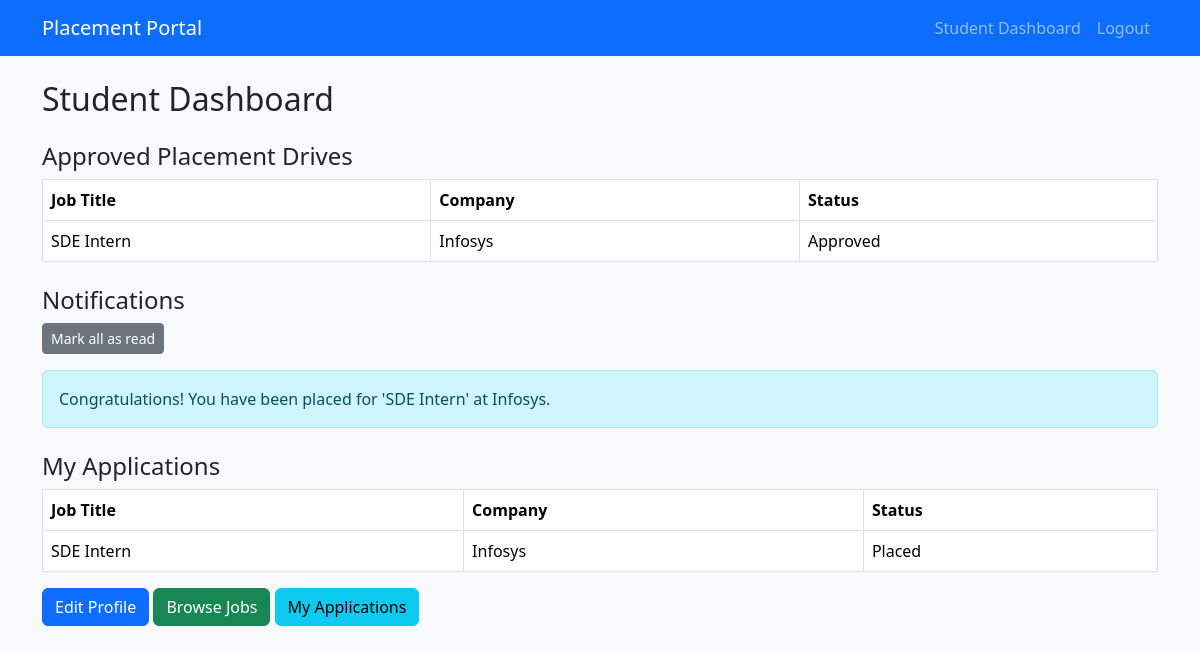
The page /student/dashboard (signed in) on the database its author committed.
### models.py (models this page shows)
class PlacementDrive(db.Model):
    __tablename__ = "placement_drives"
    id = db.Column(db.Integer, primary_key=True)
    company_id = db.Column(db.Integer, db.ForeignKey("companies.id"), nullable=False)
    job_title = db.Column(db.String(150), nullable=False)
    job_description = db.Column(db.Text, nullable=False)
    eligibility_criteria = db.Column(db.Text)
    min_cgpa = db.Column(db.Float, nullable=False)
    deadline = db.Column(db.Date, nullable=False)
    status = db.Column(
        db.String(20), default="Pending"
    )  # Pending / Approved / Closed / Rejected
    required_skills = db.Column(db.Text)
    experience_required = db.Column(db.String(100))
    salary_range = db.Column(db.String(100))
    applications = db.relationship("Application", backref="drive", lazy=True)

class Company(db.Model):
    __tablename__ = "companies"
    id = db.Column(db.Integer, db.ForeignKey("users.id"), primary_key=True)
    company_name = db.Column(db.String(150), nullable=False)
    hr_contact_name = db.Column(db.String(120), nullable=False)
    hr_contact_email = db.Column(db.String(120), nullable=False)
    hr_contact_phone = db.Column(db.String(20))
    website = db.Column(db.String(255))
    industry = db.Column(db.String(100))
    approval_status = db.Column(db.String(20), default="Pending")  # Pending / Approved / Rejected
    drives = db.relationship("PlacementDrive", backref="company", lazy=True)

class Notification(db.Model):
    __tablename__ = "notifications"
    id = db.Column(db.Integer, primary_key=True)
    user_id = db.Column(db.Integer, db.ForeignKey("users.id"), nullable=False, index=True)
    message = db.Column(db.String(400), nullable=False)
    created_at = db.Column(db.DateTime, default=datetime.utcnow, index=True)
    read_at = db.Column(db.DateTime, nullable=True)

class Application(db.Model):
    __tablename__ = "applications"
    id = db.Column(db.Integer, primary_key=True)
    student_id = db.Column(db.Integer, db.ForeignKey("students.id"), nullable=False)
    drive_id = db.Column(
        db.Integer, db.ForeignKey("placement_drives.id"), nullable=False
    )
    applied_at = db.Column(db.DateTime, default=datetime.utcnow)
    status = db.Column(
        db.String(20), default="Applied"
    )  # Applied / Shortlisted / Selected / Rejected
    __table_args__ = (
        db.UniqueConstraint(
            "student_id", "drive_id", name="uq_student_drive_application"
        ),
    )

### student_routes.py (the view)
@student_bp.route("/dashboard")
@login_required
def dashboard():
    approved_drives = (
        PlacementDrive.query.filter_by(status="Approved")
        .order_by(PlacementDrive.id.desc())
        .all()
    )
    my_applications = (
        Application.query.filter_by(student_id=current_user.id)
        .order_by(Application.id.desc())
        .all()
    )
    notifications = (
        Notification.query.filter_by(user_id=current_user.id, read_at=None)
        .order_by(Notification.created_at.desc())
        .all()
    )
    return render_template(
        "student/dashboard.html",
        approved_drives=approved_drives,
        my_applications=my_applications,
        notifications=notifications,
    )

### models.py (called while the page is built)
@login_manager.user_loader
def load_user(user_id):
    return User.query.get(int(user_id))

### student_routes.py (called while the page is built)
def student_only():
    return current_user.is_authenticated and current_user.role == "student"

@student_bp.before_request
def restrict_student_routes():
    if not student_only():
        return "Access denied", 403

### templates/student/dashboard.html
{% extends "base.html" %}
{% block content %}
<h2>Student Dashboard</h2>
<h4 class="mt-4">Approved Placement Drives</h4>
<table class="table table-bordered">
    <thead>
        <tr>
            <th>Job Title</th>
            <th>Company</th>
            <th>Status</th>
        </tr>
    </thead>
    <tbody>
        {% for drive in approved_drives %}
        <tr>
            <td>{{ drive.job_title }}</td>
            <td>{{ drive.company.company_name }}</td>
            <td>{{ drive.status }}</td>
        </tr>
        {% endfor %}
    </tbody>
</table>
<h4 class="mt-4">Notifications</h4>
{% if notifications %}
<form method="POST" action="{{ url_for('student.mark_notifications_all_read') }}" class="mb-3">
    <button type="submit" class="btn btn-sm btn-secondary">Mark all as read</button>
</form>
{% for n in notifications %}
<div class="alert alert-info">
    {{ n.message }}
</div>
{% endfor %}
{% else %}
<p>No new notifications.</p>
{% endif %}
<h4 class="mt-4">My Applications</h4>
<table class="table table-bordered">
    <thead>
        <tr>
            <th>Job Title</th>
            <th>Company</th>
            <th>Status</th>
        </tr>
    </thead>
    <tbody>
        {% for app in my_applications %}
        <tr>
            <td>{{ app.drive.job_title }}</td>
            <td>{{ app.drive.company.company_name }}</td>
            <td>{{ app.status }}</td>
        </tr>
        {% endfor %}
    </tbody>
</table>
<div class="mt-3">
    <a href="{{ url_for('student.profile') }}" class="btn btn-primary">Edit Profile</a>
    <a href="{{ url_for('student.jobs') }}" class="btn btn-success">Browse Jobs</a>
    <a href="{{ url_for('student.my_applications') }}" class="btn btn-info">My Applications</a>
</div>
{% endblock %}

### templates/base.html (style rules this page uses)
.table-responsive-auto .table { min-width: 640px; margin-bottom: 0; }

### rows shown on the page
PlacementDrive: job_title "SDE Intern", company.company_name "Infosys", status "Approved"
Notification: message "Congratulations! You have been placed for 'SDE Intern' at Infosys."
Application: drive.job_title "SDE Intern", drive.company.company_name "Infosys", status "Placed"
